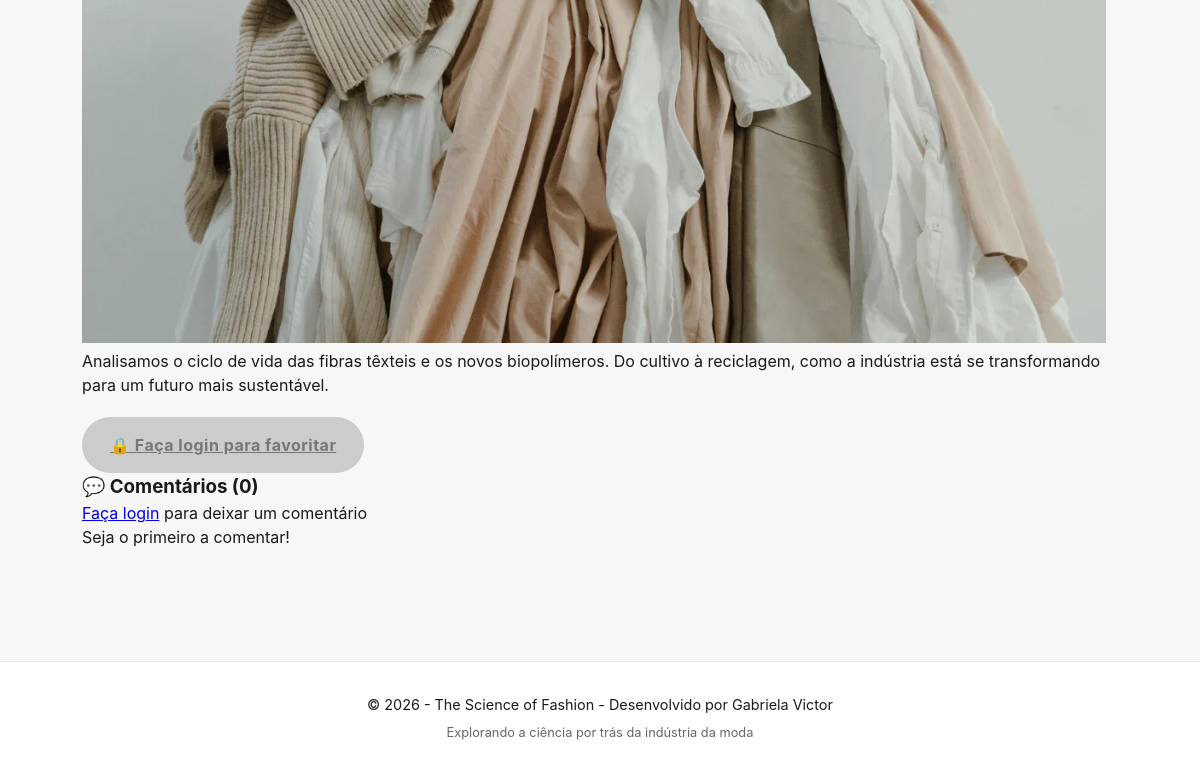
The app's page /blog/post/2 (lower part), older data.
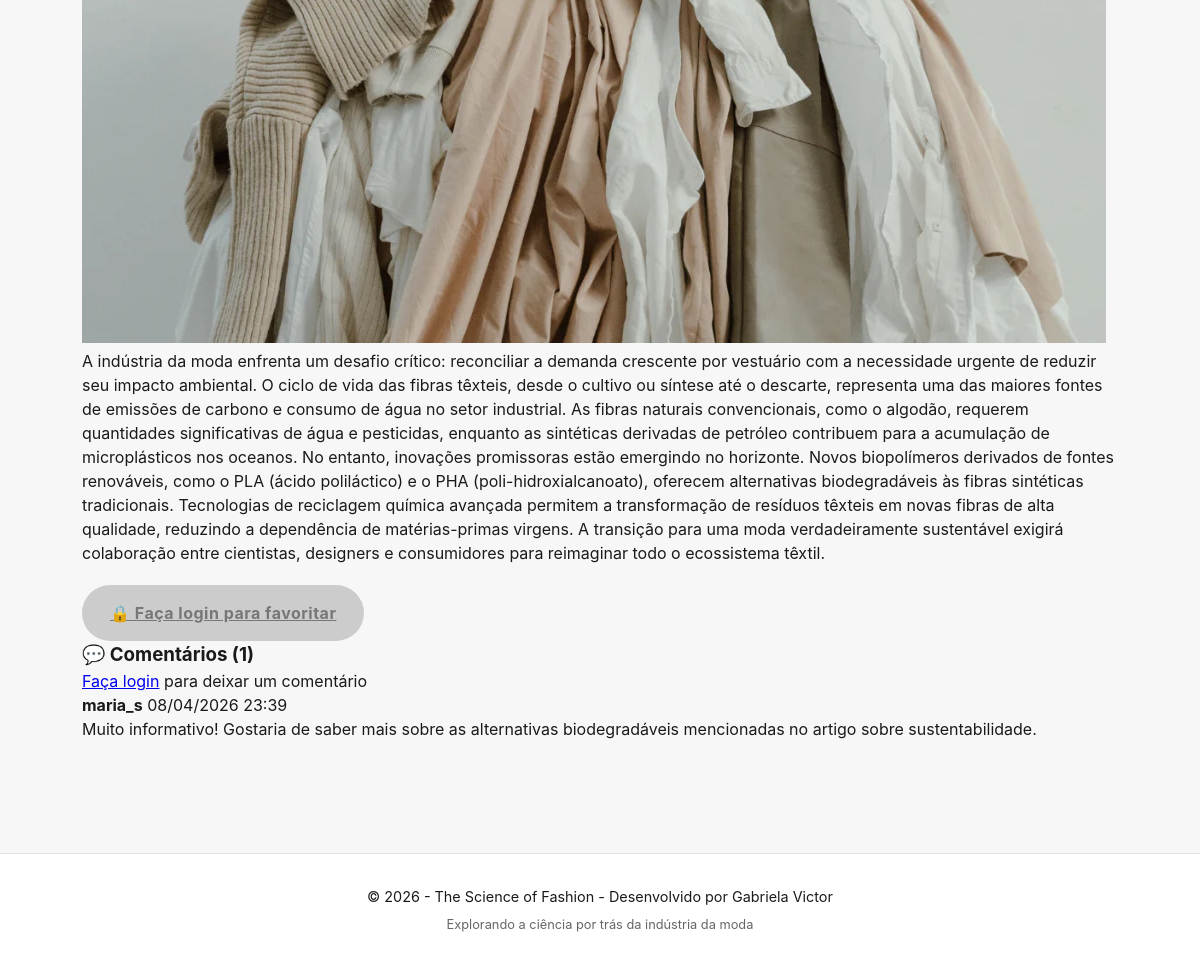
The same page, newer data.
### models.py (models this page shows)
class Post(SQLModel, table=True):
    id: Optional[int] = Field(default=None, primary_key=True)
    titulo: str
    conteudo: str
    foto_url: Optional[str] = None
    data_publicacao: datetime = Field(default_factory=datetime.now)
    comentarios: List["Comentario"] = Relationship(back_populates="post")
    usuarios_que_favoritaram: List[Usuario] = Relationship(back_populates="posts_favoritos", link_model=FavoritoPost)

class Comentario(SQLModel, table=True):
    id: Optional[int] = Field(default=None, primary_key=True)
    conteudo: str
    data_postagem: datetime = Field(default_factory=datetime.now)
    usuario_id: int = Field(foreign_key="usuario.id")
    post_id: int = Field(foreign_key="post.id")
    usuario: Usuario = Relationship(back_populates="comentarios")
    post: Post = Relationship(back_populates="comentarios")

class Usuario(SQLModel, table=True):
    id: Optional[int] = Field(default=None, primary_key=True)
    nome: str
    username: str = Field(index=True, unique=True)
    email: str = Field(unique=True)
    senha: str
    bio: Optional[str] = None
    comentarios: List["Comentario"] = Relationship(back_populates="usuario")
    fibras_favoritas: List["Fibra"] = Relationship(back_populates="usuarios_que_favoritaram", link_model=FavoritoFibra)
    posts_favoritos: List["Post"] = Relationship(back_populates="usuarios_que_favoritaram", link_model=FavoritoPost)

### main.py (the view)
@app.get("/blog/post/{post_id}", response_class=HTMLResponse)
async def ler_post(
    request: Request,
    post_id: int,
    session: Session = Depends(get_session),
    usuario: Optional[Usuario] = Depends(get_usuario_logado)
):
    post = session.get(Post, post_id)
    if not post:
        raise HTTPException(status_code=404, detail="Post não encontrado")
    todos_posts = session.exec(select(Post).order_by(Post.id)).all()
    indices = {p.id: i for i, p in enumerate(todos_posts)}
    indice_atual = indices.get(post_id, 0)
    total_posts = len(todos_posts)
    post_anterior = todos_posts[indice_atual - 1] if indice_atual > 0 else None
    post_proximo = todos_posts[indice_atual + 1] if indice_atual < total_posts - 1 else None
    if "HX-Request" in request.headers:
        return templates.TemplateResponse(request, "partials/post_detalhes.html", {
            "post": post,
            "usuario": usuario,
            "post_anterior": post_anterior,
            "post_proximo": post_proximo,
            "indice_atual": indice_atual + 1,
            "total_posts": total_posts
        })
    return templates.TemplateResponse(request, "blog/post_detalhes.html", {
        "post": post,
        "usuario": usuario,
        "post_anterior": post_anterior,
        "post_proximo": post_proximo,
        "indice_atual": indice_atual + 1,
        "total_posts": total_posts
    })

### templates/blog/post_detalhes.html (shortened to what this page needs)
{% extends "base.html" %}
{% block content %}
<div id="post-detalhes-container">
    <div id="post-detalhes-wrapper">
        {% include "partials/post_detalhes.html" %}
    </div>
</div>
{% endblock %}

### templates/partials/post_detalhes.html (shortened to what this page needs)
<div class="blog-content-root">
    <div class="post-detalhes-card">
        {% if post.foto_url %}
        <div class="post-featured-image">
            <img src="{{ post.foto_url }}" alt="{{ post.titulo }}">
        </div>
        {% endif %}
        <div class="post-content">
            {{ post.conteudo }}
        </div>
        <div class="post-actions">
            {% if usuario %}
            <button hx-post="/blog/{{ post.id }}/favoritar"
                    hx-target="this"
                    hx-swap="outerHTML"
                    class="btn-favoritar">
                ☆ Favoritar este artigo
            </button>
            {% else %}
            <a href="/login" class="btn-favoritar disabled">
                🔒 Faça login para favoritar
            </a>
            {% endif %}
        </div>
        <div class="comments-section">
            <h3 class="comments-title">💬 Comentários ({{ post.comentarios|length }})</h3>
            {% if usuario %}
            <div class="comment-form-container">
                <form class="comment-form"
                      hx-post="/blog/{{ post.id }}/comentar"
                      hx-target="#comments-list"
                      hx-swap="beforeend"
                      hx-on::after-swap="this.reset()">
                    <textarea name="conteudo"
                              rows="3"
                              placeholder="Deixe seu comentário..."
                              required></textarea>
                    <button type="submit" class="btn btn-primary">Enviar comentário</button>
                </form>
            </div>
            {% else %}
            <div class="login-to-comment">
                <p><a href="/login" hx-get="/login" hx-target="#main-content" hx-push-url="true">Faça login</a> para deixar um comentário</p>
            </div>
            {% endif %}
            <div id="comments-list" class="comments-list">
                {% for comentario in post.comentarios %}
                <div class="comment-item" id="comentario-{{ comentario.id }}">
                    <div class="comment-header">
                        <strong class="comment-author">{{ comentario.usuario.username }}</strong>
                        <span class="comment-date">{{ comentario.data_postagem.strftime('%d/%m/%Y %H:%M') }}</span>
                    </div>
                    <p class="comment-content">{{ comentario.conteudo }}</p>
                </div>
                {% else %}
                <div class="no-comments">
                    <p>Seja o primeiro a comentar!</p>
                </div>
                {% endfor %}
            </div>
        </div>
    </div>
</div>

Row changes from the older to the newer data that the page shows:
changed Post: conteudo "Analisamos o ciclo de vida das fibras têxteis e os novos biopolímeros. Do cultivo à reciclagem, como a indústria está se transformando para um futuro mais sustentável." → "A indústria da moda enfrenta um desafio crítico: reconciliar a demanda crescente por vestuário com a necessidade urgente de reduzir seu impacto ambiental. O ciclo de vida das fibras têxteis, desde o cultivo ou síntese até o descarte, representa uma das maiores fontes de emissões de carbono e consumo de água no setor industrial. As fibras naturais convencionais, como o algodão, requerem quantidades significativas de água e pesticidas, enquanto as sintéticas derivadas de petróleo contribuem para a acumulação de microplásticos nos oceanos. No entanto, inovações promissoras estão emergindo no horizonte. Novos biopolímeros derivados de fontes renováveis, como o PLA (ácido poliláctico) e o PHA…"
now on this page (row edited): Comentario: usuario.username "maria_s", data_postagem "08/04/2026 23:39", conteudo "Muito informativo! Gostaria de saber mais sobre as alternativas biodegradáveis mencionadas no artigo sobre sustentabilidade."
Text that changed along with them:
{{ post.comentarios|length }}: "0" → "1"
text no longer shown: "Seja o primeiro a comentar!"
